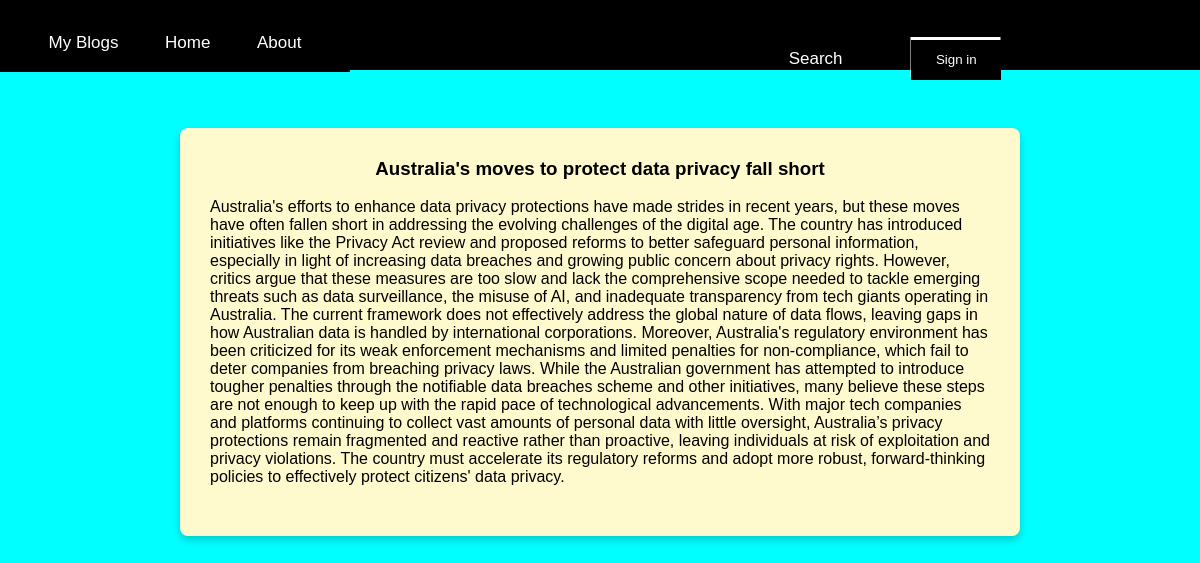
The page /one/2 on the database its author committed.
### app/models.py (models this page shows)
class Article(models.Model):
    name=models.CharField(max_length=100)
    description=models.CharField(max_length=3000)

### app/views.py (the view)
# urls.py: path('one/<int:prk>',views.details,name="details")
def details(request,prk):
    data1=Article.objects.get(id=prk)
    context={
        'data1':data1
    }
    return render(request,'details.html',context)

### app/templates/details.html (shortened to what this page needs)
<!DOCTYPE html>
<html lang="en">
<head>
</head>
<body>
    <div id="d1"></div>
        <div id="d2">
            <ul>
                <li>My Blogs</li>
                <li>Home</li>
                <li>About</li>
            </ul>
        </div>
        <div id="d3">
           <ol>
            <li>Search</li>
            <li><button id="d4">Sign in</button></li>
           </ol>
        </div>
    <div class="card">
    <h3>{{data1.name}}</h3><br>
    <p>{{data1.description}}</p>
    </div>
</body>
</html>

### app/templates/details.html (style rules this page uses)
* { margin: 0%; padding: 0%; box-sizing: border-box; }
#d1 { border: 2px solid; height: 70px; width: 100%; display: flex; justify-content: space-evenly; background-color: black; }
#d2 { border: 2px solid; height: 50px; width: 350px; margin-top: -4%; }
#d2 ul { list-style: none; display: flex; justify-content: space-evenly; padding-top: 2.5%; font-size: 17px; color: white; }
#d3 { height: 50; width: 350px; margin-left:60%; }
#d3 ol { display: flex; justify-content: space-evenly; list-style: none; margin-top: -6.5%; font-size: 17px; color: white; }
#d4 { height: 40px; width: 90px; margin-top: -14%; border: none; color: white; box-shadow: -0.5px -3px white; background-color: black; }
body { margin: 0; font-family: Arial, sans-serif; background-color: cyan; }
.card { background-color: #fffacd; padding: 30px; margin: 10px auto; border-radius: 8px; box-shadow: 0 4px 8px rgba(0, 0, 0, 0.2); cursor: pointer; transition: transform 0.2s; max-width: 70%; margin-top: 4%; }
.card h3 { text-align: center; }
.card p { margin-left: 0; margin-bottom: 20px; }

### rows shown on the page
Article: name "Australia's moves to protect data privacy fall short", description "Australia's efforts to enhance data privacy protections have made strides in recent years, but these moves have often fallen short in addressing the evolving challenges of the digital age. The country has introduced initiatives like the Privacy Act review and proposed reforms to better safeguard personal information, especially in light of increasing data breaches and growing public concern about privacy rights. However, critics argue that these measures are too slow and lack the comprehensive scope needed to tackle emerging threats such as data surveillance, the misuse of AI, and inadequate transparency from tech giants operating in Australia. The current framework does not effectively…"
